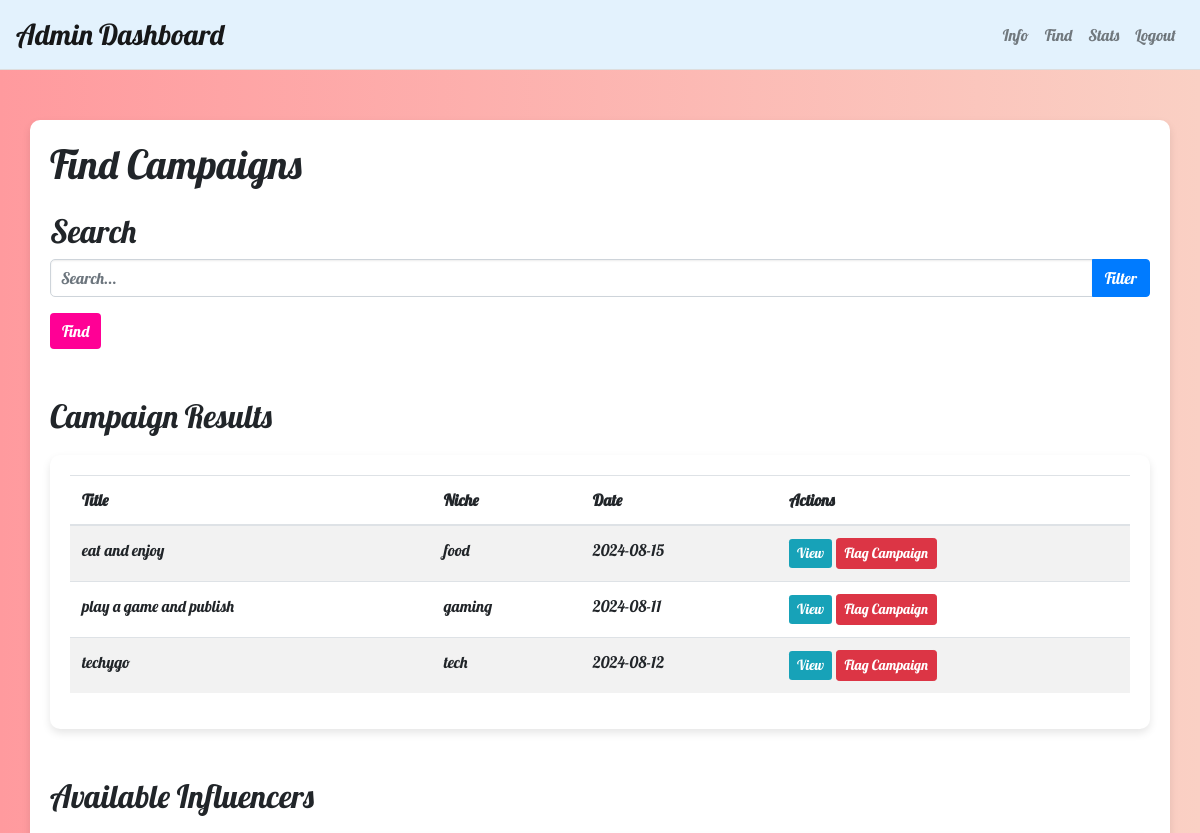
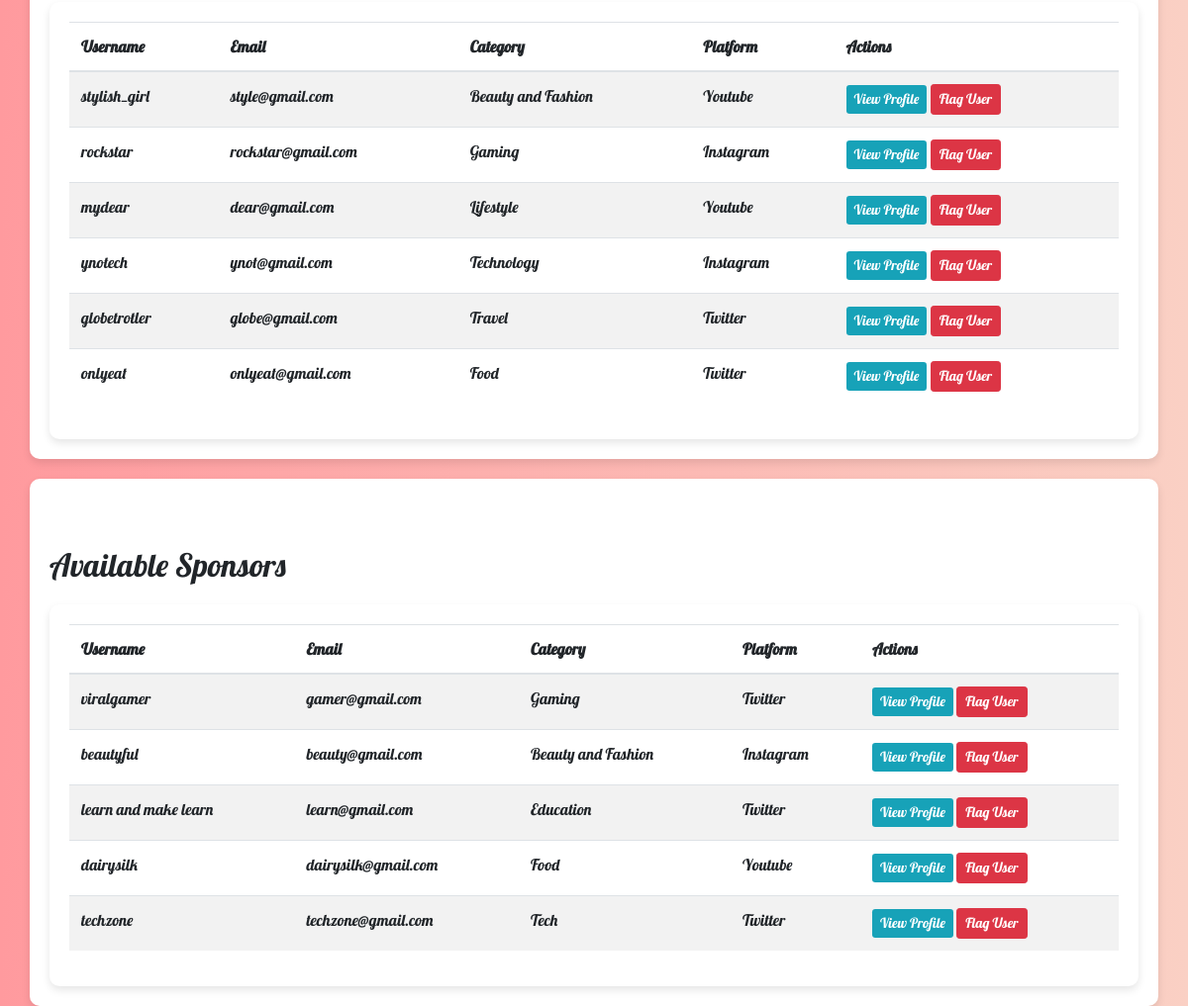
The page /find (signed in) on the database its author committed (2 pictures, top to bottom).
### models.py (models this page shows, shortened)
class Campaign(db.Model):
    id = db.Column(db.Integer, primary_key=True)
    title = db.Column(db.String(100), nullable=False)
    description = db.Column(db.Text, nullable=False)
    image = db.Column(db.String(200), nullable=True)
    niche = db.Column(db.String(100), nullable=False)
    start_date = db.Column(db.Date, nullable=False)
    end_date=db.Column(db.Date, nullable=False)
    user_id = db.Column(db.Integer, db.ForeignKey('user.id'), nullable=False)
    status = db.Column(db.String(50), nullable=False, default='pending')
    budget=db.Column(db.Integer,unique=True)
    payment=db.Column(db.Integer, unique=True)

class User(db.Model, UserMixin):
    id = db.Column(db.Integer, primary_key=True)
    username = db.Column(db.String(80), unique=True, nullable=False)
    email = db.Column(db.String(120), unique=True, nullable=False)
    role = db.Column(db.String(20), nullable=False)
    password = db.Column(db.String(200), nullable=False)
    is_admin = db.Column(db.Boolean, default=False)
    profile_pic = db.Column(db.String(120), nullable=True)
    category = db.Column(db.String(100), nullable=True)
    platform = db.Column(db.String(100), nullable=True)
    campaigns = db.relationship('Campaign', backref='user', lazy=True)
    followers = db.Column(db.Integer, default=0)
    rating = db.Column(db.Integer, default=0)
    mobile = db.Column(db.String(15), unique=True, nullable=True)
    target = db.Column(db.Integer, default=0)
    languages = db.Column(db.String(255), nullable=True)
    content_style = db.Column(db.String(100), nullable=True)

### app.py (the view, shortened to what this page needs)
@app.route('/find', methods=['GET', 'POST'])
def find_campaigns():
    user_id = session.get('user_id')
    if not user_id:
        return redirect(url_for('login'))
    user = User.query.get(user_id)
    if not user:
        return redirect(url_for('login'))
    query = Campaign.query
    campaigns = query.all()
    influencers = User.query.filter_by(role='influencer').all()
    sponsors = User.query.filter_by(role='sponsor').all()
    return render_template('find.html', campaigns=campaigns, user=user, influencers=influencers, sponsors=sponsors)

### templates/find.html (shortened to what this page needs)
<!DOCTYPE html>
<html lang="en">
<head>
    <link rel="stylesheet" href="https://stackpath.bootstrapcdn.com/bootstrap/4.5.2/css/bootstrap.min.css">
</head>
<body>
    <nav class="navbar navbar-expand-lg navbar-light">
        {% if user.role == 'admin' %}
            <a class="navbar-brand" href="{{ url_for('admin_dashboard') }}">Admin Dashboard</a>
        {% endif %}
        <div class="collapse navbar-collapse" id="navbarNav">
            <ul class="navbar-nav ml-auto">
                {% if user.role == 'admin' %}
                <li class="nav-item">
                    <a class="nav-link" href="{{url_for('admin_dashboard_info')}}">Info</a>
                </li>
                {% endif %}
                <li class="nav-item">
                    <a class="nav-link" href="{{ url_for('find_campaigns') }}">Find</a>
                </li>
                <li class="nav-item">
                    <a class="nav-link" href="{{ url_for('stats') }}">Stats</a>
                </li>
                <li class="nav-item">
                    <a class="nav-link" href="{{ url_for('logout') }}">Logout</a>
                </li>
            </ul>
        </div>
    </nav>
    <div class="container dashboard-section">
        <h1 class="mb-4">Find Campaigns</h1>
        <form method="POST" action="{{ url_for('find_campaigns') }}">
            {% if user.role=='influencer' or user.role=='sponsor' %}
                <div class="form-group">
                    <label for="niche">Niche</label>
                    <input type="text" class="form-control" id="niche" name="niche" placeholder="Enter niche">
                </div>
                <div class="form-group">
                    <label for="date">Date</label>
                    <input type="date" class="form-control" id="date" name="date">
                </div>
            {% else %}
                <h2>Search</h2>
                <div class="input-group mb-3">
                    <input type="text" class="form-control" placeholder="Search...">
                    <div class="input-group-append">
                        <button class="btn btn-primary" type="button">Filter</button>
                    </div>
                </div>
            {% endif %}
            <button type="submit" class="btn btn-custom">Find</button>
        </form>
        {% if campaigns %}
        <h2 class="mt-5">Campaign Results</h2>
        <div class="table-container">
            <table class="table table-striped">
                <thead>
                    <tr>
                        <th>Title</th>
                        <th>Niche</th>
                        <th>Date</th>
                        <th>Actions</th>
                    </tr>
                </thead>
                <tbody>
                    {% for campaign in campaigns %}
                    <tr>
                        <td>{{ campaign.title }}</td>
                        <td>{{ campaign.niche }}</td>
                        <td>{{ campaign.start_date.strftime('%Y-%m-%d') }}</td>
                        <td>
                            <a href="{{ url_for('view_campaign', campaign_id=campaign.id) }}" class="btn btn-info btn-sm">View</a>
                            {% if user.role == 'admin' %}
                                <button type="button" class="btn btn-danger btn-sm" data-toggle="modal" data-target="#flagModal" data-campaign-id="{{ campaign.id }}" data-type="campaign">Flag Campaign</button>
                            {% endif %}
                        </td>
                    </tr>
                    {% endfor %}
                </tbody>
            </table>
        </div>
        {% else %}
        <p class="mt-3">No campaigns found.</p>
        {% endif %}
        {% if user.role=='sponsor' or user.role=='admin' %}
        <h2 class="mt-5">Available Influencers</h2>
        {% if influencers %}
        <div class="table-container">
            <table class="table table-striped">
                <thead>
                    <tr>
                        <th>Username</th>
                        <th>Email</th>
                        <th>Category</th>
                        <th>Platform</th>
                        <th>Actions</th>
                    </tr>
                </thead>
                <tbody>
                    {% for influencer in influencers %}
                    <tr>
                        <td>{{ influencer.username }}</td>
                        <td>{{ influencer.email }}</td>
                        <td>{{ influencer.category }}</td>
                        <td>{{ influencer.platform }}</td>
                        <td>
                            <a href="{{ url_for('view_profile', user_id=influencer.id) }}" class="btn btn-info btn-sm">View Profile</a>
                            {% if user.role == 'admin' %}
                                <button type="button" class="btn btn-danger btn-sm" data-toggle="modal" data-target="#flagModal" data-user-id="{{ influencer.id }}" data-type="user">Flag User</button>
                            {% endif %}
                        </td>
                    </tr>
                    {% endfor %}
                </tbody>
            </table>
        </div>
        {% else %}
        <p class="mt-3">No influencers found.</p>
        {% endif %}
        </div>
        {% endif %}
        <div class="container dashboard-section">
            {% if user.role=='admin' %}
                <h2 class="mt-5">Available Sponsors</h2>
                {% if sponsors %}
                    <div class="table-container">
                        <table class="table table-striped">
                            <thead>
                                <tr>
                                    <th>Username</th>
                                    <th>Email</th>
                                    <th>Category</th>
                                    <th>Platform</th>
                                    <th>Actions</th>
                                </tr>
                            </thead>
                            <tbody>
                                {% for sponsor in sponsors %}
                                    <tr>
                                        <td>{{ sponsor.username }}</td>
                                        <td>{{ sponsor.email }}</td>
                                        <td>{{ sponsor.category }}</td>
                                        <td>{{ sponsor.platform }}</td>
                                        <td>
                                            <a href="{{ url_for('view_profile', user_id=sponsor.id) }}" class="btn btn-info btn-sm">View Profile</a>
                                            {% if user.role == 'admin' %}
                                                <button type="button" class="btn btn-danger btn-sm" data-toggle="modal" data-target="#flagModal" data-user-id="{{ sponsor.id }}" data-type="user">Flag User</button>
                                            {% endif %}
                                        </td>
                                    </tr>
                                {% endfor %}
                            </tbody>
                        </table>
                    </div>
                {% else %}
                    <p class="mt-3">No sponsors found.</p>
                {% endif %}
            {% endif %}
        </div>
</body>
</html>

### templates/find.html (style rules this page uses)
body { font-family: 'Lobster', cursive; background: linear-gradient(to right, #ff9a9e, #fad0c4); margin: 0; display: flex; flex-direction: column; min-height: 100vh; }
.navbar { margin-bottom: 30px; background-color: #e3f2fd; border-bottom: 1px solid #ddd; }
.navbar-brand { font-size: 1.8rem; color: #ff0095; }
.nav-link { color: #4d10f3; font-weight: 500; transition: color 0.3s ease; }
.dashboard-section, .table-container { margin-top: 20px; padding: 20px; border-radius: 10px; background-color: #ffffff; box-shadow: 0 4px 8px rgba(0,0,0,0.1); }
.btn-custom { background-color: #ff0095; color: white; border: none; transition: background-color 0.3s ease; }
.btn-info { background-color: #17a2b8; color: white; border: none; transition: background-color 0.3s ease; }
.form-control { border-radius: 5px; box-shadow: inset 0 1px 2px rgba(0, 0, 0, 0.075); border: 1px solid #ced4da; padding: 10px; }

### rows shown on the page
Campaign: title "eat and enjoy", niche "food", start_date "2024-08-15"
Campaign: title "play a game and publish", niche "gaming", start_date "2024-08-11"
Campaign: title "techygo", niche "tech", start_date "2024-08-12"
User: username "stylish_girl", email "style@gmail.com", category "Beauty and Fashion", platform "Youtube"
User: username "rockstar", email "rockstar@gmail.com", category "Gaming", platform "Instagram"
User: username "mydear", email "dear@gmail.com", category "Lifestyle", platform "Youtube"
User: username "ynotech", email "ynot@gmail.com", category "Technology", platform "Instagram"
User: username "globetrotler", email "globe@gmail.com", category "Travel", platform "Twitter"
User: username "onlyeat", email "onlyeat@gmail.com", category "Food", platform "Twitter"
User: username "viralgamer", email "gamer@gmail.com", category "Gaming", platform "Twitter"
User: username "beautyful", email "beauty@gmail.com", category "Beauty and Fashion", platform "Instagram"
User: username "learn and make learn", email "learn@gmail.com", category "Education", platform "Twitter"
User: username "dairysilk", email "dairysilk@gmail.com", category "Food", platform "Youtube"
User: username "techzone", email "techzone@gmail.com", category "Tech", platform "Twitter"
